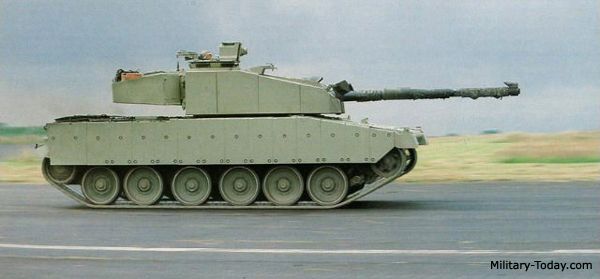
#> input picture images/test/tanks/vickers_mk4/vickers_mk4_main.jpg, 600 x 279 px, given in place of leopard_2a7_l5.jpg, which was not available
$ jupyter execute --allow-errors Tank_identifier.ipynb   (text cells are left out)
#> lines starting #> are read from the running program, lines starting #| are printed output that depends on the picture; long printed decimals are rounded; pictures that were not available may be replaced by others from this repository, and a replacement may not be noted
[cell 1]
from PIL import Image
import numpy as np
import matplotlib.pyplot as plt
import os
import random
import time
import copy

[cell 2]
def load_image(image_path:str):
    img = Image.open(image_path)
    img_arr = np.array(img)
    return img_arr

[cell 3]
img_arr = load_image("images/training/tanks/leopard_2a7/leopard_2a7_l5.jpg")
#> in load_image, img is the input picture: PIL image 600x279 RGB; mean R, G, B 146.5, 157, 150.1
plt.imshow(img_arr)

[cell 4]
num_px = 64
def load_lower_resolution(img):
    new_img = np.array(Image.open(img).resize((num_px, num_px)))
    return new_img

[cell 5]
plt.imshow(load_lower_resolution("images/training/tanks/m1a2_abrams/m1a2_abrams_main.jpg"))
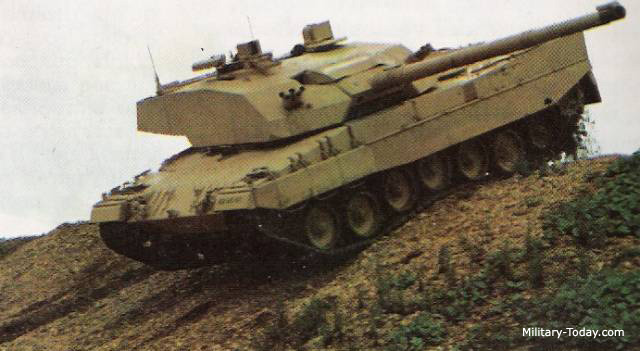
#> input picture images/test/tanks/vickers_mk7/vickers_mk7_l1.jpg, 640 x 351 px, given in place of m1a2_abrams_main.jpg, which was not available
#> in load_lower_resolution, `new_img = np.array(Image.open(img).resize((num_px, num_px)))`:
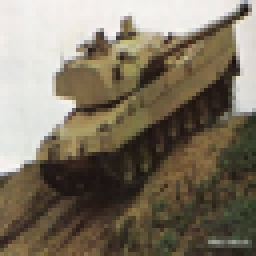
#> new_img: shape (64, 64, 3) (shown 4 times larger); mean R, G, B 126.6, 117.1, 100.2

[cell 6]
def load_images_from_directory(directory_path, lower_resolution=False):
    images = list()
    labels = list()

    for root, _, files in os.walk(directory_path):
        for filename in files:
            file_path = os.path.join(root, filename)

            # Determine the label based on the directory structure
            grandparent_folder = os.path.basename(os.path.dirname(os.path.dirname(file_path)))
            if grandparent_folder.lower() == 'tanks':
                label = 1
            else:
                label = 0

            # Load image with optional resizing
            if lower_resolution:
                images.append(load_lower_resolution(file_path))
            else:
                images.append(load_image(file_path))

            # Append label
            labels.append(label)

    return images, labels

[cell 7]
def shuffle_images_and_labels(images, labels):
    """Shuffle images and their corresponding labels.

    Args:
        images (list): List of images.
        labels (list): List of labels.

    Returns:
        tuple: A tuple (shuffled_images, shuffled_labels), where shuffled_images is a list of images and shuffled_labels is a list of labels.
    """
    # Combine images and labels into a list of tuples
    combined = list(zip(images, labels))

    # Shuffle the combined list
    random.shuffle(combined)

    # Unzip the combined list
    shuffled_images, shuffled_labels = zip(*combined)

    return list(shuffled_images), list(shuffled_labels)

[cell 8]
start_time = time.time()
train_set_x_orig_good_quality, train_set_y_good_quality = load_images_from_directory("images/training", False)
#> train_set_x_orig_good_quality = 1 item; train_set_y_good_quality = [0]
train_set_x_orig_good_quality, train_set_y_good_quality = shuffle_images_and_labels(train_set_x_orig_good_quality, train_set_y_good_quality)
#> in shuffle_images_and_labels, `combined = list(zip(images, labels))`: combined = 1 item
#> in shuffle_images_and_labels, `shuffled_images, shuffled_labels = zip(*combined)`: shuffled_labels = (0,)
train_set_x_orig, train_set_y = load_images_from_directory("images/training", True)
#> call 2 of load_lower_resolution, with img = '_only/vickers_mk4_main.jpg'
#> in load_lower_resolution (call 2), `new_img = np.array(Image.open(img).resize((num_px, num_px)))`:
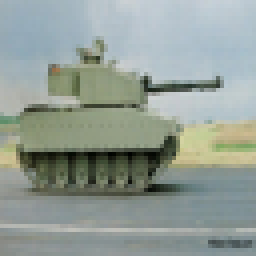
#> new_img: shape (64, 64, 3) (shown 4 times larger); mean R, G, B 146.5, 157, 150.1
#> train_set_x_orig = 1 item; train_set_y = [0]
train_set_x_orig, train_set_y = shuffle_images_and_labels(train_set_x_orig, train_set_y)
end_time = time.time()
elapsed_time = end_time - start_time
print(f"Time taken to load data: {elapsed_time:.2f} seconds")

[cell 9]
train_set_x_orig = np.array(train_set_x_orig)
train_set_y = np.array(train_set_y)

[cell 10]
index = 1219
#> (the rest of this cell did not finish here and is left out)

[cell 11]
index = 142
#> (the rest of this cell did not finish here and is left out)

[cell 12]
start_time = time.time()
test_set_x_orig_good_quality, test_set_y_good_quality = load_images_from_directory("images/test", False)
#> pass 3 of the loop in load_images_from_directory, `for root, _, files in os.walk(directory_path):`:
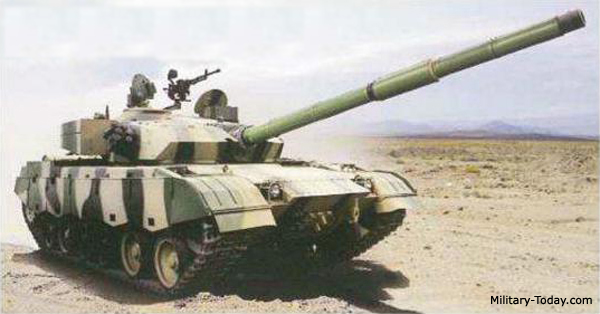
#> input picture images/test/tanks/vt2/vt2_main.jpg, 600 x 314 px
#> in load_image, img is the input picture: PIL image 600x314 RGB; mean R, G, B 179.9, 176, 166.4
#> the loop made 5 passes; the first 3 are shown
test_set_x_orig_good_quality, test_set_y_good_quality = shuffle_images_and_labels(test_set_x_orig_good_quality, test_set_y_good_quality)
test_set_x_orig, test_set_y = load_images_from_directory("images/test", True)
#> pass 3 of the loop in load_images_from_directory, `for root, _, files in os.walk(directory_path):`:
#> in load_lower_resolution (call 3), `new_img = np.array(Image.open(img).resize((num_px, num_px)))`:
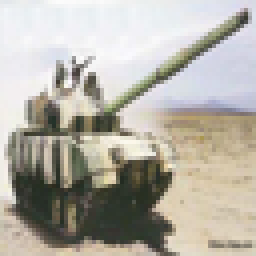
#> new_img: shape (64, 64, 3) (shown 4 times larger); mean R, G, B 179.9, 176, 166.3
#> the loop made 5 passes; the first 3 are shown
test_set_x_orig, test_set_y = shuffle_images_and_labels(test_set_x_orig, test_set_y)
end_time = time.time()
elapsed_time = end_time - start_time
print(f"Time taken to load data: {elapsed_time:.2f} seconds")

[cell 13]
test_set_x_orig = np.array(test_set_x_orig)
test_set_y = np.array(test_set_y)

[cell 14]
index = 58
#> (the rest of this cell did not finish here and is left out)

[cell 15]
index = 38
#> (the rest of this cell did not finish here and is left out)

[cell 16]
m_train = train_set_x_orig.shape[0]
#> m_train = 1
m_test = test_set_x_orig.shape[0]
#> m_test = 4

print(f"There are {m_train} images in the train_set_x_orig")
#| There are 1 images in the train_set_x_orig
print(f"There are {m_test} images in the test_set_x_orig")
#| There are 4 images in the test_set_x_orig
assert m_train == train_set_y.size
assert m_test == test_set_y.size
print(f"Each image is {num_px}x{num_px}px")

[cell 17]
train_set_x_flatten = train_set_x_orig.reshape(m_train,-1).T
#> train_set_x_flatten = 12288 values, max 216 at index 161, min 0 at index 7377, mean 151.2
test_set_x_flatten = test_set_x_orig.reshape(m_test,-1).T

[cell 18]
train_set_x = train_set_x_flatten / 255
#> train_set_x = 12288 values, max 0.847 at index 161, min 0 at index 7377, mean 0.593
test_set_x = test_set_x_flatten / 255

[cell 19]
def sigmoid(z: np.ndarray)->np.ndarray:
    return 1/(1+np.exp(-z))

[cell 20]
def initialize_with_zeros(dim:int)->tuple:
    w = np.zeros((dim,1))
    b = 0.0
    return w,b

[cell 21]
def propogate(w,b,X,Y):
    m = X.shape[1]
    #w = w.reshape(-1, 1)
    Z = np.dot(w.T,X) + b
    A = sigmoid(Z)
    cost = -1/m * np.sum(Y * np.log(A) + (1-Y)*np.log(1 - A))

    dw = 1/m * np.dot(X, (A - Y).T)
    db = 1/m * np.sum(A-Y)

    cost = np.squeeze(np.array(cost))

    grads = {"dw": dw,
             "db": db}
    return grads, cost

[cell 22]
def optimize(w, b, X, Y, num_iterations=100, learning_rate=0.009, print_cost=False):
    w = copy.deepcopy(w)
    b = copy.deepcopy(b)

    costs = list()

    for i in range(num_iterations):
        grads, cost = propogate(w,b,X,Y)

        dw = grads["dw"]
        db = grads["db"]

        w = w - learning_rate * dw
        b = b - learning_rate * db

        if i % 100 == 0:
            costs.append(cost)

            if print_cost:
                print ("Cost after iteration %i: %f" %(i, cost))


    params = {"w" : w, "b" : b}
    grads = {"dw" : dw, "db" : db}

    return params, grads, costs

[cell 23]
def predict(w,b,X):
    m = X.shape[1]
    Y_prediction = np.zeros((1, m))
    w = w.reshape(X.shape[0], 1)

    A = sigmoid(np.dot(w.T, X) + b)

    for i in range(A.shape[1]):
    # A looks smth like [[0.70056714, 0.7195176, 0.73709128, 0.75340312]] so we have to access by typing A[0,index], since it's a list in list
        if A[0,i] > 0.5:
            Y_prediction[0,i] = 1.0
        elif A[0,i] <= 0.5:
            Y_prediction[0,i] = 0.0

    return Y_prediction

[cell 24]
def model(X_train, Y_train, X_test, Y_test, num_iterations=2000, learning_rate=0.5, print_cost=False):
    w = np.zeros((X_train.shape[0],1))
    b = 0.0
    params, grads, costs = optimize(w,b,X_train,Y_train,num_iterations,learning_rate,print_cost)

    w = params["w"]
    b = params["b"]

    Y_prediction_test = predict(w,b,X_test)
    Y_prediction_train = predict(w,b,X_train)

    if print_cost:
        print("train accuracy: {} %".format(100 - np.mean(np.abs(Y_prediction_train - Y_train)) * 100))
        print("test accuracy: {} %".format(100 - np.mean(np.abs(Y_prediction_test - Y_test)) * 100))


    d = {"costs": costs,
         "Y_prediction_test": Y_prediction_test,
         "Y_prediction_train" : Y_prediction_train,
         "w" : w,
         "b" : b,
         "learning_rate" : learning_rate,
         "num_iterations": num_iterations}

    return d

[cell 25]
logistic_regression_model = model(train_set_x, train_set_y, test_set_x, test_set_y, num_iterations=3000, learning_rate=0.005, print_cost=True)
#> the loop in optimize, `for i in range(num_iterations):` made 3000 passes
#> (Z in propogate, db, b) on passes 2 to 4: ([-11.6], 9.15e-06, -0.0025), ([-11.6], 9.15e-06, -0.0025), ([-11.6], 9.15e-06, -0.0025)
#| Cost after iteration 0: 0.6931
#| Cost after iteration 100: 9e-06
#| Cost after iteration 200: 9e-06
#| Cost after iteration 300: 9e-06
#| Cost after iteration 400: 8e-06
#| Cost after iteration 500: 8e-06
#| Cost after iteration 600: 8e-06
#| Cost after iteration 700: 8e-06
#> (further printed lines are left out)
#> in model, `w = params["w"]`: w = 12288 values, max 0 at index 7377, min -0.00221 at index 161, mean -0.00155
#> in model, `b = params["b"]`: b = -0.00261
#> in model, `Y_prediction_train = predict(w,b,X_train)`: Y_prediction_train = [0]
#| train accuracy: 100.0 %

[cell 26]
index = 18
#> (the rest of this cell did not finish here and is left out)

[cell 27]
costs = np.squeeze(logistic_regression_model['costs'])
plt.plot(costs)
plt.ylabel('cost')
plt.xlabel('iterations (per hundreds)')
plt.title("Learning rate =" + str(logistic_regression_model["learning_rate"]))
plt.show()
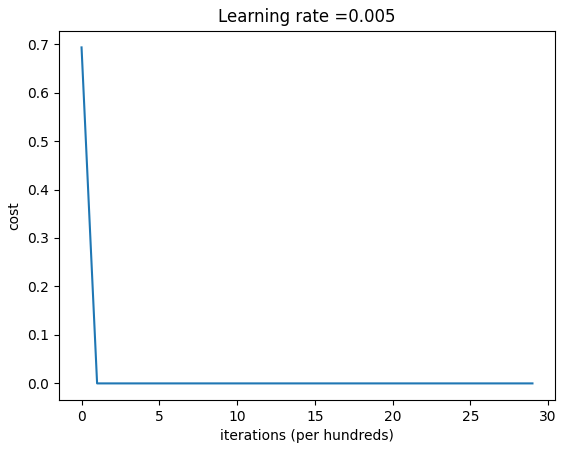
#> figure drawn by matplotlib, 1 panel; curve peaks at x = 0, y = 0.693

[cell 28]
learning_rates = [0.01, 0.001, 0.0001]
models = {}

for lr in learning_rates:
    print ("Training a model with learning rate: " + str(lr))
    models[str(lr)] = model(train_set_x, train_set_y, test_set_x, test_set_y, num_iterations=1500, learning_rate=lr, print_cost=False)
    print ('\n' + "-------------------------------------------------------" + '\n')
#> this loop made 3 passes

for lr in learning_rates:
    plt.plot(np.squeeze(models[str(lr)]["costs"]), label=str(models[str(lr)]["learning_rate"]))

plt.ylabel('cost')
plt.xlabel('iterations (hundreds)')

legend = plt.legend(loc='upper center', shadow=True)
frame = legend.get_frame()
frame.set_facecolor('0.90')
plt.show()
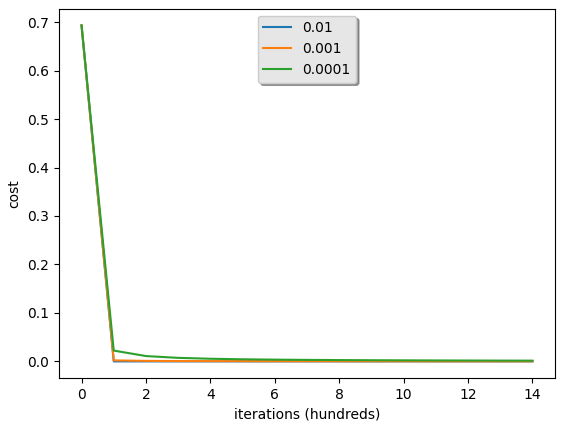
#> figure drawn by matplotlib, 1 panel; curve peaks at x = 0, y = 0.693; curve peaks at x = 0, y = 0.693; curve peaks at x = 0, y = 0.693

[cell 29]
# change this to the name of your image file
my_image = "user_test/leopard_tank.jpg"

# Preprocess the image to fit the algorithm.
fname = "images/" + my_image
image = np.array(Image.open(fname).resize((num_px, num_px)))
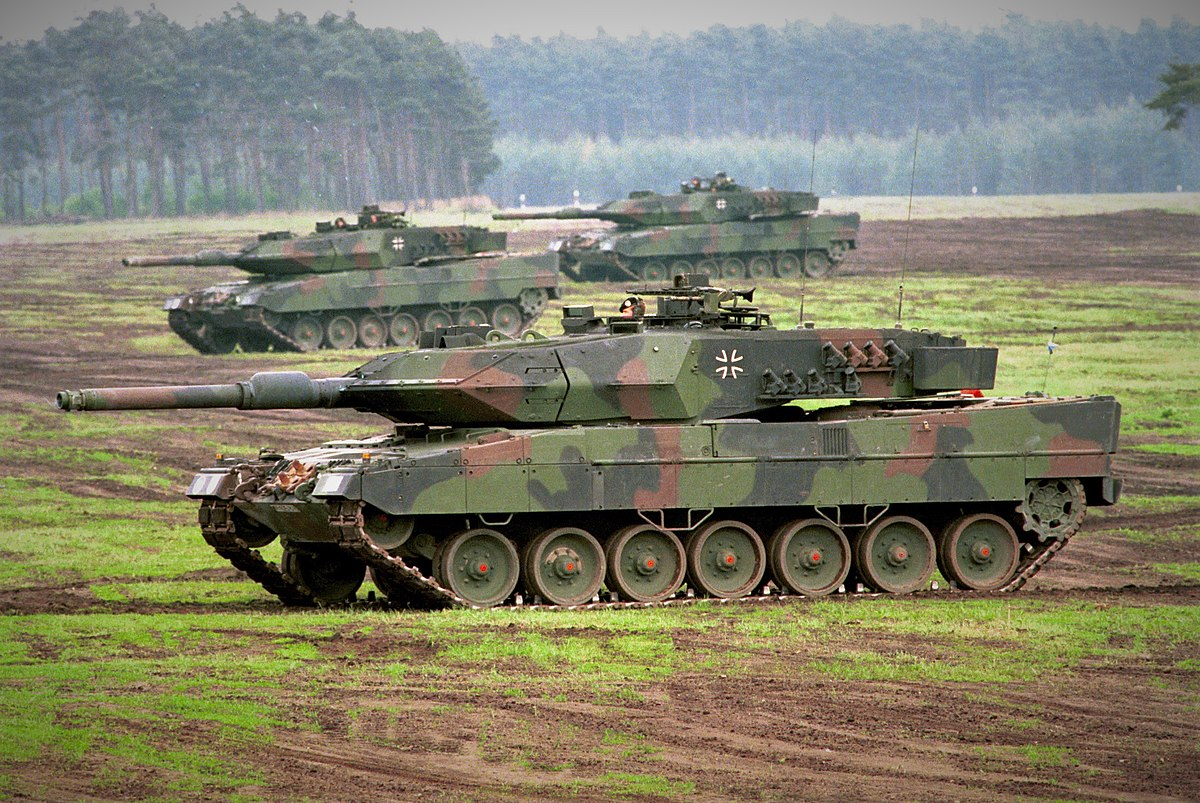
#> input picture images/user_test/leopard_tank.jpg, 1200 x 803 px
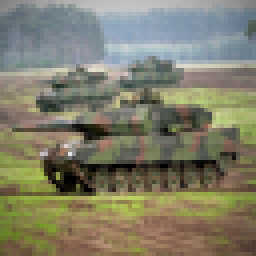
#> image: shape (64, 64, 3) (shown 4 times larger); mean R, G, B 128.1, 126.2, 105.8
plt.imshow(image)
image = image / 255.
image = image.reshape((1, num_px * num_px * 3)).T
my_predicted_image = predict(logistic_regression_model["w"], logistic_regression_model["b"], image)

print("It's a tank" if my_predicted_image == 1 else "Not a tank")
